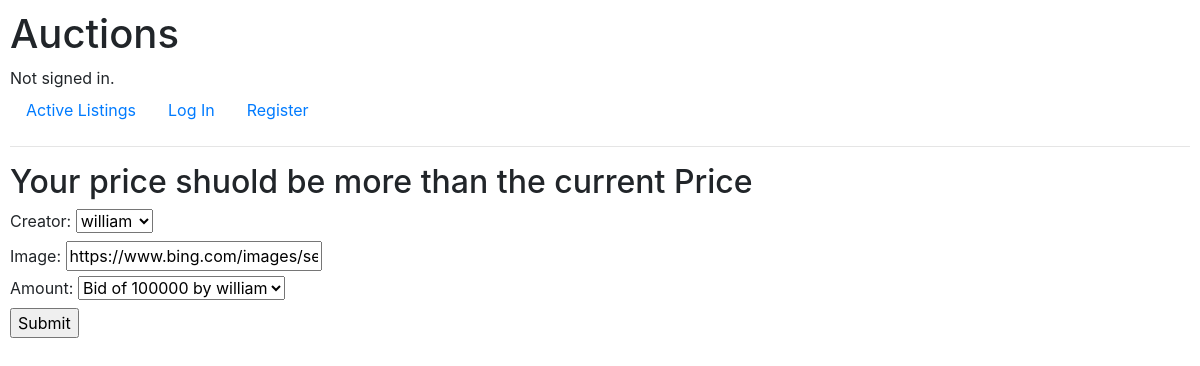
Before: /placeBid/1 with the older database file.
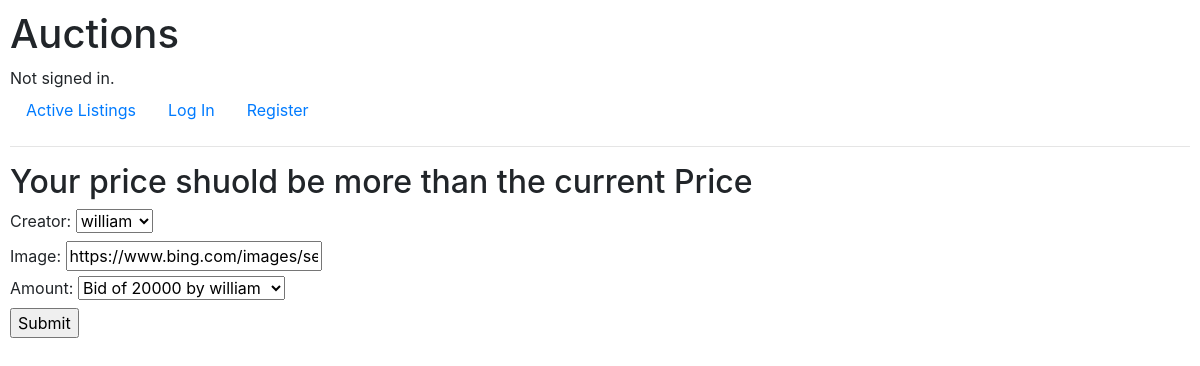
After: the same page with the newer database file.
### auctions/models.py (models this page shows, shortened)
class Listing(models.Model):
    creator=models.ForeignKey(User,on_delete=models.CASCADE,related_name='creates',default='')
    name=models.CharField(max_length=200)
    image=models.URLField(default='')
    description=models.CharField(max_length=400)
    amount=models.OneToOneField('Bid',related_name='price',on_delete=models.CASCADE)
    category=models.ForeignKey('Category',on_delete=models.CASCADE)
    status=models.BooleanField()
    watchlist=models.ManyToManyField(User,related_name='watchlists',null=True,blank=True)

### auctions/views.py (the view)
# urls.py: path('placeBid/<int:pk>',views.placeBid,name="placeBid"),
def placeBid(request, pk):
    product = get_object_or_404(Listing, id=pk)
    if request.method == 'POST':
        form = BidForm(request.POST, instance=product)
        if form.is_valid():
            form.save()
            return redirect('detailed',id=pk)
        else:
            print('The form was not valid!!')
    else:
        form=BidForm(instance=product)
        product = get_object_or_404(Listing, id=pk)
        return render(request, 'auctions/placebid.html',{
            'form':form,
            'product':product
        })

### auctions/forms.py
class BidForm(forms.ModelForm):
    class Meta:
        model = Listing
        exclude = ['status','category','description','name','watchlist']

### auctions/models.py (called while the page is built)
    def __str__(self):
        return f"Bid of {self.bid_amount} by {self.bidder}"

### auctions/templates/auctions/placebid.html
{% extends "auctions/layout.html" %}
{% block body %}
    <h2>Your price shuold be more than the current Price</h2>
        <form action="{% url 'placeBid' product.id %}" method="post">{% csrf_token %}
            {{form}}
            <input type="submit">
        </form>
{% endblock %}

### auctions/templates/auctions/layout.html (shortened to what this page needs)
{% load static %}
<!DOCTYPE html>
<html lang="en">
    <head>
        <link rel="stylesheet" href="https://stackpath.bootstrapcdn.com/bootstrap/4.4.1/css/bootstrap.min.css">
        <link href="{% static 'auctions/styles.css' %}" rel="stylesheet">
    </head>
    <body>
        <h1>Auctions</h1>
        <div>
            {% if user.is_authenticated %}
                Signed in as <strong>{{ user.username }}</strong>.
            {% else %}
                Not signed in.
            {% endif %}
        </div>
        <ul class="nav">
            <li class="nav-item">
                <a class="nav-link" href="{% url 'index' %}">Active Listings</a>
            </li>
            {% if user.is_authenticated %}
                <li class="nav-item">
                    <a class="nav-link" href="{% url 'logout' %}">Log Out</a>
                </li>
                <li class="nav-item">
                    <a class="nav-link" href="{% url 'createListing' %}">Create Listing</a>
                </li>
                <li class="nav-item">
                    <a class="nav-link" href="{% url 'watchlists' %}">Watchlists</a>
                </li>
                <li class="nav-item">
                    <a class="nav-link" href="{% url 'category' %}">Category</a>
                </li>
            {% else %}
                <li class="nav-item">
                    <a class="nav-link" href="{% url 'login' %}">Log In</a>
                </li>
                <li class="nav-item">
                    <a class="nav-link" href="{% url 'register' %}">Register</a>
                </li>
            {% endif %}
        </ul>
        <hr>
        {% block body %}
        {% endblock %}
    </body>
</html>

### auctions/static/auctions/styles.css (style rules this page uses)
body { padding: 10px; }

Changed rows visible on the page:
changed Listing "william": amount "Bid of 100000 by william" → "Bid of 20000 by william"
